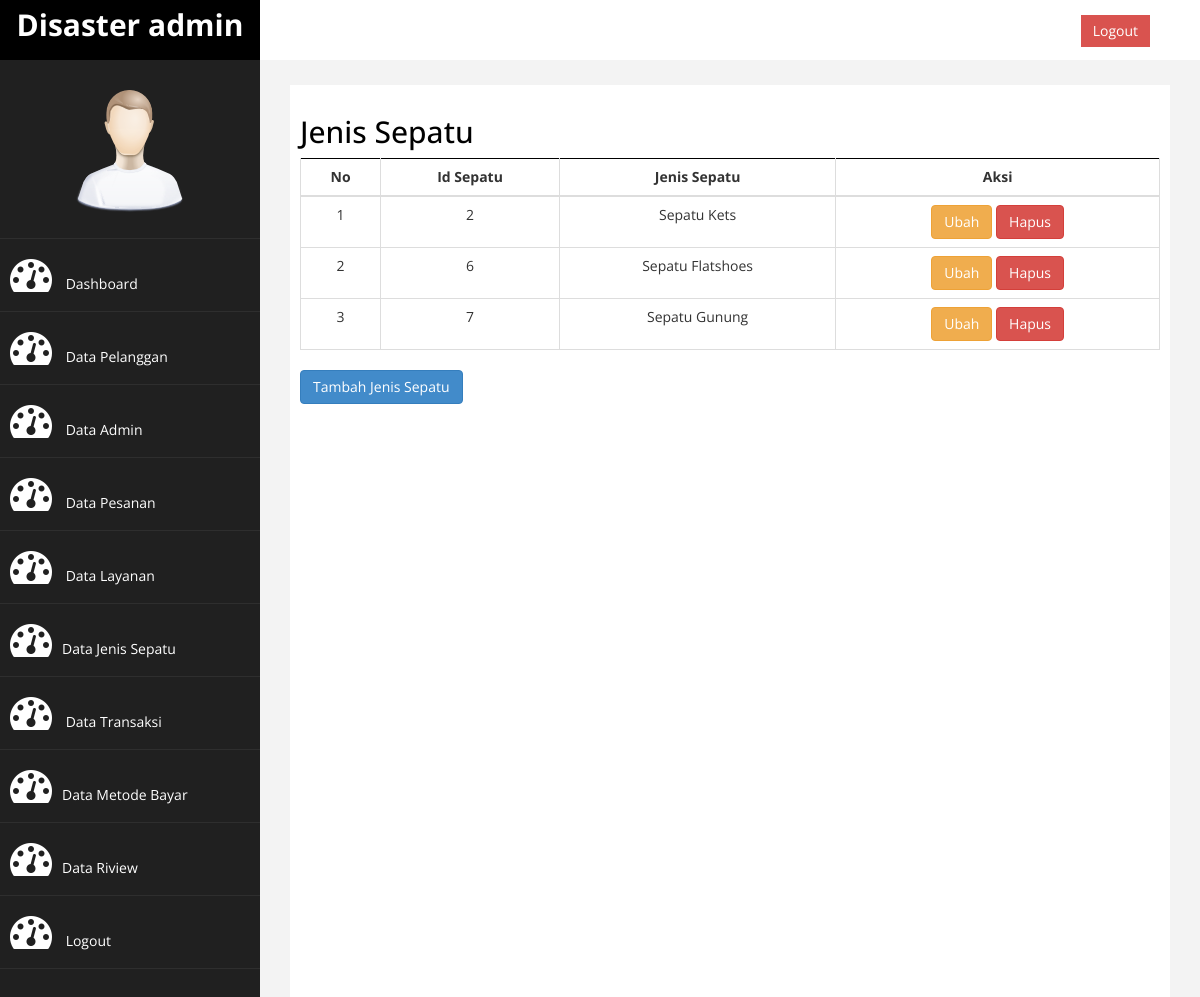
Page /admin/index.php?halaman=jenis_sepatu (signed in) on the committed database.
### tables this page shows
CREATE TABLE `data_jenis` (
  `id_jenis` int(11) NOT NULL,
  `jenis_sepatu` varchar(25) NOT NULL
);

### admin/jen_sepatu.php (the view, shortened to what this page needs)
<!DOCTYPE html>
<html lang="en">
<head>
</head>
<body>
    <h2>Jenis Sepatu</h2>
    <table class="table table-bordered text-center">
        <thead>
            <tr>
                <th>No</th>
                <th>Id Sepatu</th>
                <th>Jenis Sepatu</th>
                <th>Aksi</th>
            </tr>
        </thead>
        <tbody>
            <?php
                $nomer=1;
                include "function.php";
                $query = mysqli_query($koneksi, "select * from data_jenis");
                while ($data = mysqli_fetch_array($query)) {
            ?>
            <tr>
                <td><?php echo $nomer ;?></td>
                <td><?php echo $data['id_jenis']; ?></td>
                <td><?php echo $data['jenis_sepatu']; ?></td>
                <td>
                    <span>
                       <a href="index.php?halaman=ubahjenis&id=<?php echo $data['id_jenis'] ?>"  class="btn btn-warning">Ubah</a>
                       <a href="index.php?halaman=hapusjenis&id=<?php echo $data['id_jenis'] ?>" class="btn btn-danger">Hapus</a>
                    </span>
                </td>
            </tr>
            <?php $nomer++; }?>
        </tbody>
    </table>
    <a href="index.php?halaman=tambahJenis" class="btn btn-primary">Tambah Jenis Sepatu</a>
</body>
</html>

### admin/assets/css/custom.css (style rules this page uses)
body { font-family: 'Open Sans', sans-serif; }
.text-center { text-align:center; }
h2 { color: #000; }
.table { text-align: center; }

### rows in the picture
data_jenis: id_jenis "2", jenis_sepatu "Sepatu Kets"
data_jenis: id_jenis "6", jenis_sepatu "Sepatu Flatshoes"
data_jenis: id_jenis "7", jenis_sepatu "Sepatu Gunung"
